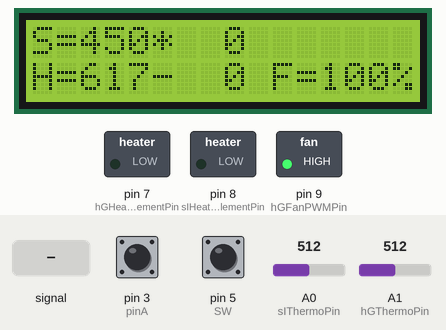
Bench run of a sketch on a simulated Arduino Uno, built with avr-gcc and run on an emulated ATmega328P. Shown: 16×2 character LCD, switched loads named in the sketch (green lamp = pin HIGH). The test bench sets the inputs (shaded band); at power-on: pin 5 (SW) HIGH, A0 (sIThermoPin) = 512, A1 (hGThermoPin) = 512, pin 3 (pinA) HIGH. What the sketch prints to the serial monitor is not drawn.

Above: at 1.2 s.
1.3 s: A1 (hGThermoPin) fed a 200 Hz sine of ±460 counts around its level
At 2.0 s:
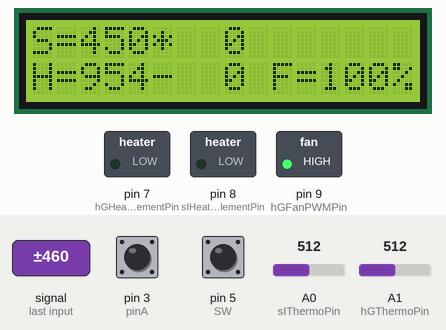
3.0 s: pin 5 (SW) pulled LOW for 0.15 s
At 3.18 s:
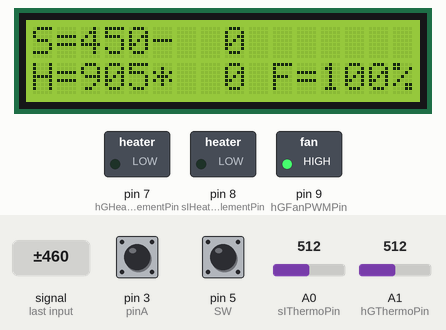
3.7 s: pin 5 (SW) pulled LOW for 1 s
At 4.03 s:
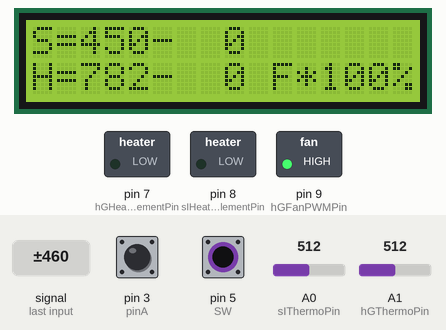
5.3 s: A0 (sIThermoPin) set to 9
At 5.57 s:
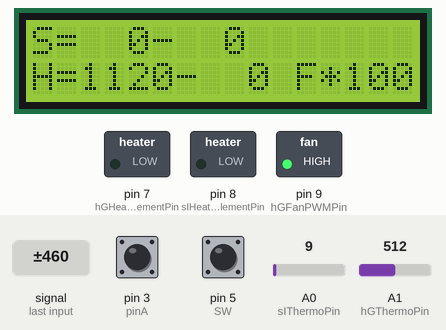
6.8 s: A0 (sIThermoPin) set to 6
At 6.86 s:
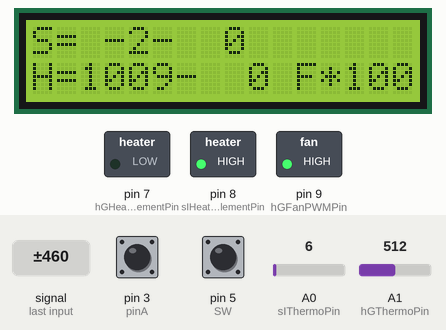
8.5 s: A1 (hGThermoPin) set to 0
At 9.1 s:
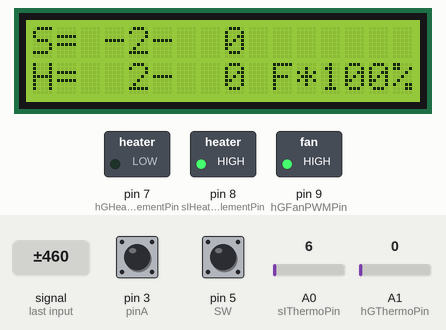
Timing chart, 0 to 11.0 s (numbered marks = the images above; inputs shaded):
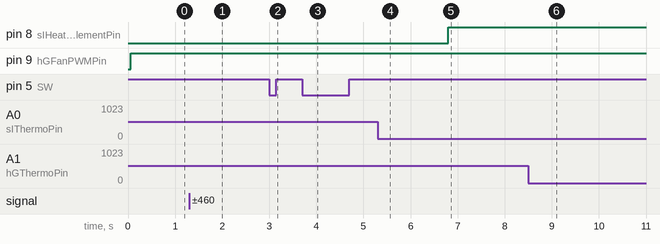

Measured:
- the behaviour switches between 8 and 7 on A0 (sIThermoPin) (found by bisection; images 4 and 5)
- after the input at 1.3 s, the display: first changes at once (image 1 shows a later state)
- after the input at 3.0 s, the display: first changes at once (image 2 shows a later state)
- after the input at 3.7 s, the display: first changes after 0.07 s (image 3 shows a later state)
- after the input at 6.8 s, pin 8 (sIHeatingElementPin): LOW → HIGH at once

The sketch:

soldering_station.ino
```cpp
// include the library code:
#include <LiquidCrystal.h>
/*
 The circuit:
 * LCD RS pin to digital pin D12
 * LCD Enable pin to digital pin D11
 * LCD D4 pin to digital pin A5
 * LCD D5 pin to digital pin A4
 * LCD D6 pin to digital pin A3
 * LCD D7 pin to digital pin A2
 * LCD R/W pin to ground
 * LCD VSS pin to ground
 * LCD VCC pin to 5V
 * 10K potentiometer:  ends to +5V and ground and wiper to LCD VO pin (pin 3)
 */
 // initialize the library with the numbers of the interface pins
LiquidCrystal lcd(12, 11, A5, A4, A3, A2);

//Encoder's pins
int pinA = 3;  // Connected to D3  (Rotation)
int pinB = 4;  // Connected to D4 (Rotation)
int SW = 5; // Connected to D5 (Pressing)

const int sIThermoPin = A0;  // the analog input pin for reading an amplified voltage of the soldering iron's thermocouple
const int hGThermoPin = A1;  // the analog input pin for reading an amplified voltage of the heat gun's thermocouple
const int sIHeatingElementPin = 8; // the output pin for controlling the soldering iron's heating element
const int hGFanPWMPin = 9;  // the output pin for controlling the heat gun's fan
const int hGHeatingElementPin = 7;  // the output pin for controlling the heat gun's heating element

int sIEncoderPosCount = 0;
int hGEncoderPosCount = 0;

int fanEncoderPosCount = 255;
int fan_pwm_value = 255 ;

int buttonLast=HIGH;
int buttonMenuPos=0;

int pinALast;
int aVal;
boolean bCW;

int sIThermo = 0;
int outputValue = 0;


int hGThermo = 0;


const int P_coef = 4;
const int displayRedrawCount = 100;
int cyclesCount = 0;


 void setup() {
   pinMode (pinA,INPUT_PULLUP);
   pinMode (pinB,INPUT_PULLUP);
   pinMode (SW,INPUT_PULLUP);
   pinMode (hGHeatingElementPin,OUTPUT);
   pinMode (sIHeatingElementPin,OUTPUT);
   /* Read Pin A
   Whatever state it's in will reflect the last position
   */
   pinALast = digitalRead(pinA);
   Serial.begin (115200);

  // set up the LCD's number of columns and rows:
  lcd.begin(16, 2);

 }

 void loop() {

   // 2 step calib:
   // 1) {Xi set temperature, Yi temperature measured by an external device} :   linear fit  {80,48},{100,62},{160,92},{200,123},{300,197}
   // this gives us  0.672409 * x-8.56477,   [1]
   // 2) {Xi set temperature, Yi temperature measured by an external device} :  linear fit  {100,136},{150,205},{200,268},{222,300}
   // this gives us 1.33191 * x + 3.48942,  [2]
   // Let's substitute [1] into [2]:  3.48942 + 1.33191 * (0.672409 * x-8.56477)  and then let's simplify => finally we have (0.895588 * x -7.91808) , [3]
   sIThermo = analogRead(sIThermoPin); // Reads the value from the specified analog pin, ADC will map input voltages between 0V and 5V  into integer values between 0 and 1023
   sIThermo = (int) (0.895588 *sIThermo -7.91808); // use [3]

   // {Xi set temperature, Yi temperature measured by an external device}:  linear fit {40,52},{80,95},{100,125},{160,195}
   //1.202 * x+2.56
   hGThermo = analogRead(hGThermoPin); // Reads the value from the specified analog pin, ADC will map input voltages between 0V and 5V  into integer values between 0 and 1023
   hGThermo = (int)(1.202*hGThermo+2.56);

   int i;

   //thermostats are implemented by using an on-off controller

   //thermostat 1
   i = sIEncoderPosCount - sIThermo;
   i = i > 0 ? i : 0;

   int sI_out;

   if (i)
     sI_out = HIGH;
   else
     sI_out = LOW;

   digitalWrite(sIHeatingElementPin,sI_out);

   //thermostat 2
   i = hGEncoderPosCount - hGThermo;
   i = i > 0 ? i : 0;
   int hG_out;
   if (i)
     hG_out = HIGH;
   else
     hG_out = LOW;

   digitalWrite(hGHeatingElementPin,hG_out);

   //setting fan speed
   i = fanEncoderPosCount;
   i = i > 0 ? i : 0;
   i = i < 255 ? i : 255;

   fan_pwm_value = i;
   analogWrite(hGFanPWMPin,fan_pwm_value);


 // processing encoder signals
   aVal = digitalRead(pinA);
   if (aVal != pinALast){ // Means the knob is rotating
     // if the knob is rotating, we need to determine direction
     // We do that by reading pin B.
     if (digitalRead(pinB) != aVal) {  // Means pin A Changed first - We're Rotating Clockwise
       switch(buttonMenuPos)
       {
        case 0:
         sIEncoderPosCount += 10;
         break;
        case 1:
         hGEncoderPosCount += 10;
         break;
        case 2:
         fanEncoderPosCount += 10;
         break;
       }
       bCW = true;
     } else {// Otherwise B changed first and we're moving CCW
       bCW = false;
       switch(buttonMenuPos)
       {
        case 0:
         sIEncoderPosCount -= 10;
         break;
        case 1:
         hGEncoderPosCount -= 10;
         break;
        case 2:
         fanEncoderPosCount -= 10;
         break;
       }
     }
   }

   int buttonStatus = digitalRead(SW);
   if ( buttonStatus == LOW && buttonStatus != buttonLast )
   {
    Serial.println ("Pushbutton");
    buttonMenuPos = buttonMenuPos == 2 ? 0 : buttonMenuPos+1 ;

   }


buttonLast = buttonStatus ;


char str[16];

char sISeparator = '-';
char hGSeparator = '-';
char fanSeparator = '=';

//refresh display and serial output
if (cyclesCount++ % displayRedrawCount == 0) {  // skips some cycles, otherwise output processing will block input processing

      Serial.print("sIenc = ");
      Serial.print(sIEncoderPosCount);
      Serial.print(" sIThermo = ");
      Serial.print(sIThermo);
      Serial.print(" sI_out = ");
      Serial.print(sI_out);
      Serial.print(" hG_out = ");
      Serial.print(hG_out);
      Serial.print(" hGenc = ");
      Serial.print(hGEncoderPosCount);
      Serial.print(" hGThermo = ");
      Serial.print(hGThermo);
      Serial.print(" fanEnc = ");
      Serial.print(fanEncoderPosCount);
      Serial.print(" hgFan = ");
      Serial.print(fan_pwm_value);
      Serial.print(" buttonMenuPos = ");
      Serial.println(buttonMenuPos);

      switch (buttonMenuPos)
      {
        case 0:
         sISeparator = '*'; break;
        case 1:
         hGSeparator = '*'; break;
        case 2:
         fanSeparator = '*'; break;
      }

      sprintf(str, "S=%3d%c%3d       ",sIThermo,sISeparator,sIEncoderPosCount);
      lcd.setCursor(0, 0);
      lcd.print(str);
      sprintf(str, "H=%3d%c%3d F%c%3d%%",hGThermo,hGSeparator,hGEncoderPosCount,fanSeparator,fan_pwm_value*100/255);
      lcd.setCursor(0, 1);
      lcd.print(str);
}


pinALast = aVal;


 }
```
